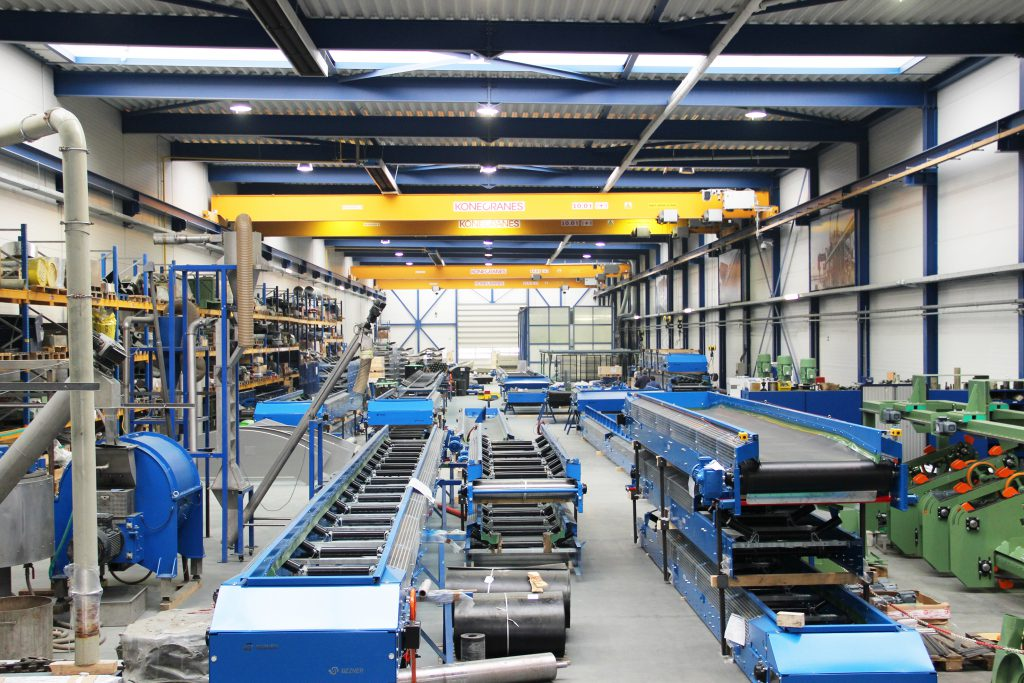
#> input picture Paper-1/Unit-1/ii.jpg, 1024 x 683 px
$ jupyter execute 1_Sobel_and_Canny.ipynb   (older library calls are emulated)
#> lines starting #> are read from the running program, lines starting #| are printed output that depends on the picture; after the words box and inside, x2 and y2 are one past the last pixel; in counts of white or black regions, pixels touching at a corner belong together
[cell 1]
import cv2
import numpy as np
import matplotlib.pyplot as plt
#from google.colab.patches import cv2_imshow

[cell 2]
img = cv2.imread('ii.jpg', cv2.IMREAD_GRAYSCALE)
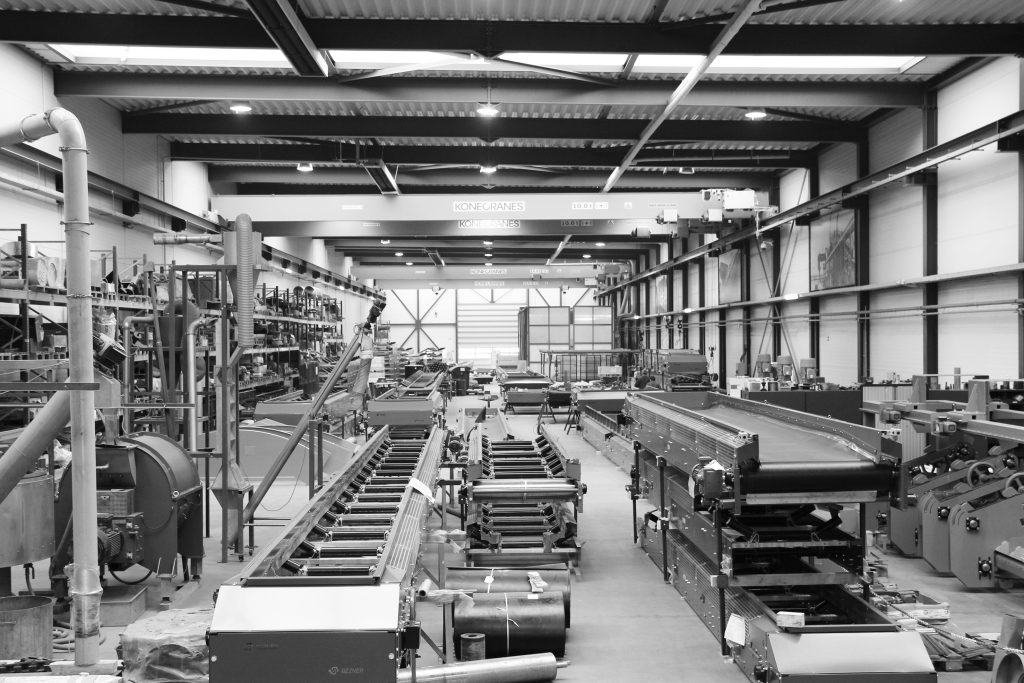
#> img: shape (683, 1024); min 0, max 255, mean 121.5

[cell 3]
#cv2_imshow(img)

[cell 4]
blurred = cv2.GaussianBlur(img, (5, 5), 0)

[cell 5]
sobelx = cv2.Sobel(blurred, cv2.CV_64F, 1, 0, ksize=3)  # X direction
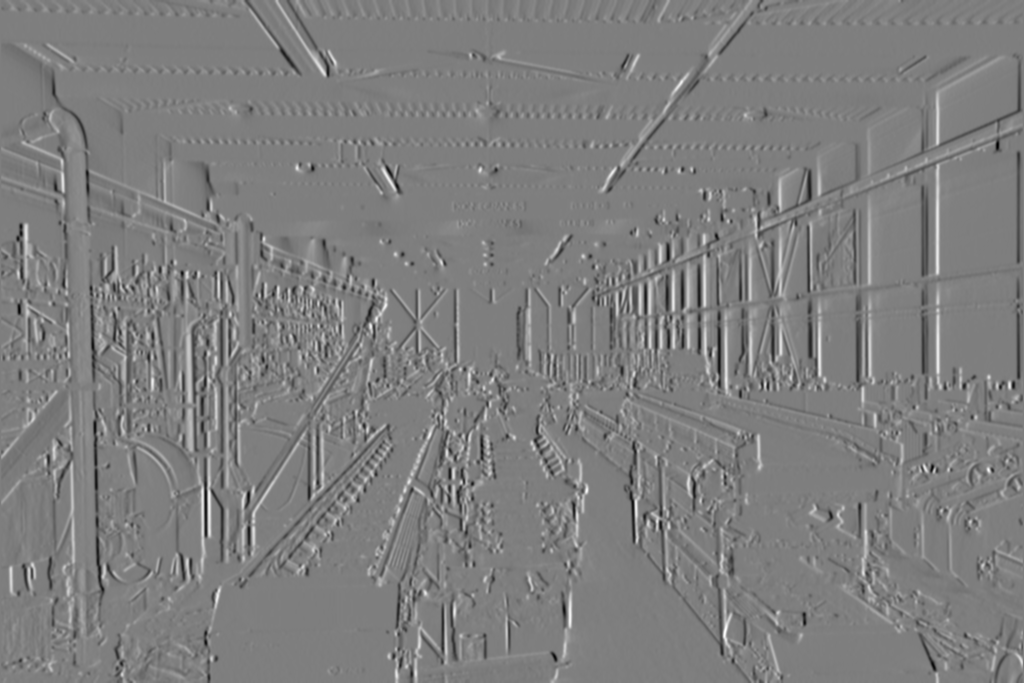
#> sobelx: shape (683, 1024) float64; min -511, max 517, mean -0.3; drawn with min black and max white
sobely = cv2.Sobel(blurred, cv2.CV_64F, 0, 1, ksize=3)  # Y direction
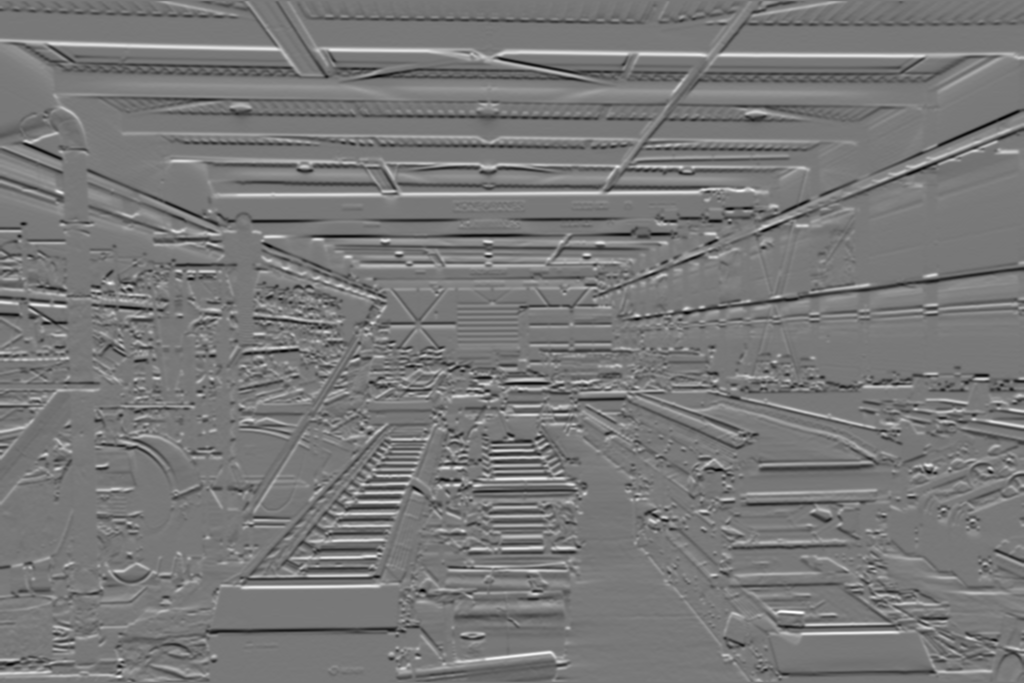
#> sobely: shape (683, 1024) float64; min -514, max 573, mean 0.2; drawn with min black and max white

[cell 6]
sobel_magnitude = cv2.magnitude(sobelx, sobely)
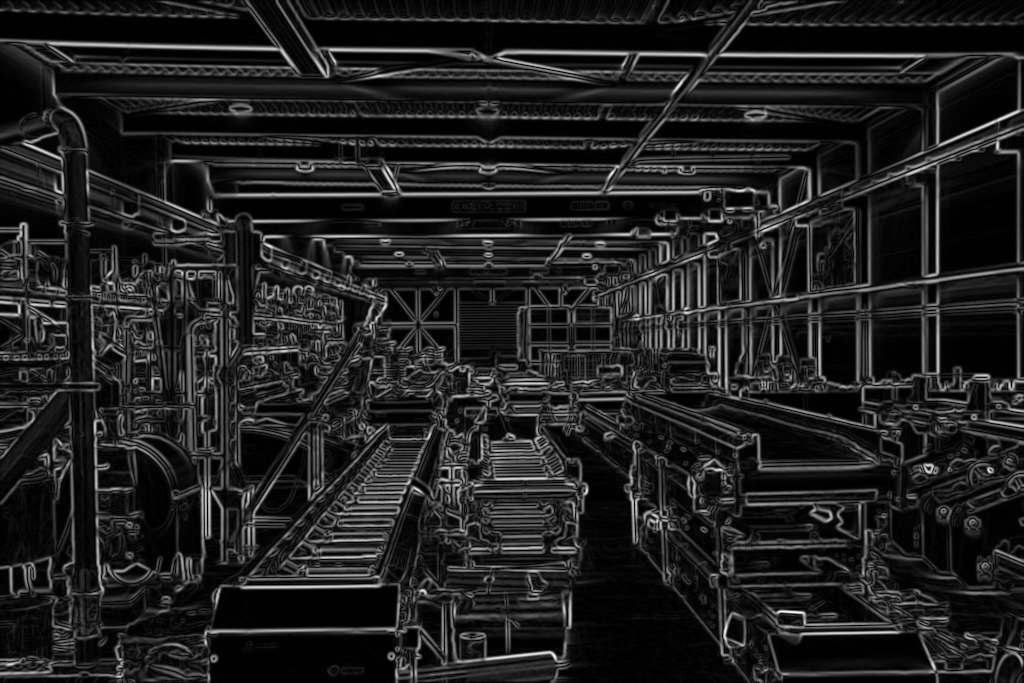
#> sobel_magnitude: shape (683, 1024) float64; min 0, max 574.2, mean 75; drawn with min black and max white
sobel_magnitude = cv2.convertScaleAbs(sobel_magnitude)
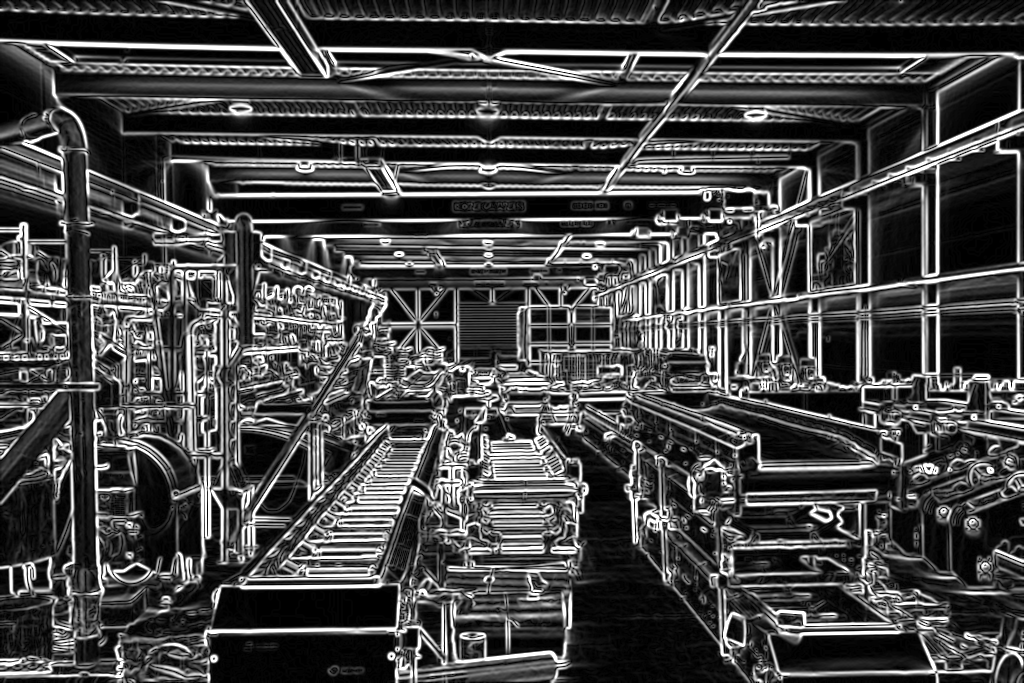
#> sobel_magnitude: shape (683, 1024); min 0, max 255, mean 71.8

[cell 7]
titles = ['Original', 'Sobel X', 'Sobel Y', 'Sobel Magnitude']
images = [img, sobelx, sobely, sobel_magnitude]

plt.figure(figsize=(12, 6))
for i in range(4):
    plt.subplot(2, 2, i+1)
    plt.imshow(images[i], cmap='gray')
    plt.title(titles[i])
    plt.axis('off')
plt.show()

[cell 8]
canny_edges = cv2.Canny(blurred, 100, 200)
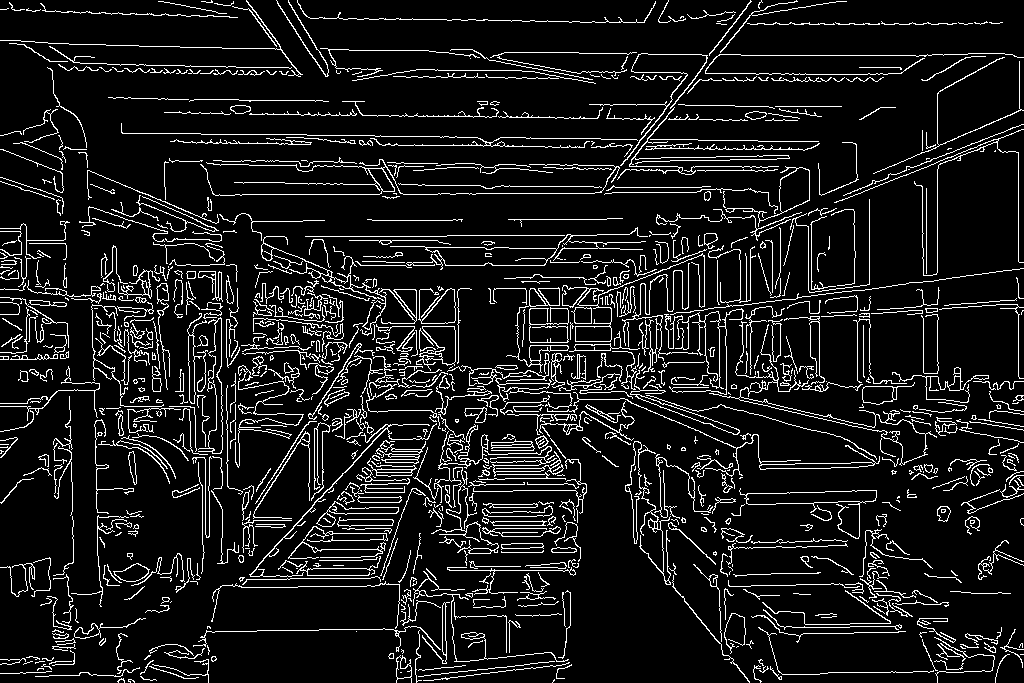
#> canny_edges: shape (683, 1024); 9.8% white in thin lines or dots

[cell 9]
plt.figure(figsize=(10, 5))

plt.subplot(1, 2, 1)
plt.imshow(img, cmap='gray')
plt.title('Original Image')
plt.axis('off')

plt.subplot(1, 2, 2)
plt.imshow(canny_edges, cmap='gray')
plt.title('Canny Edges')
plt.axis('off')

plt.show()

$ run again, with Paper-1/Unit-1/003.png saved as Paper-1/Unit-1/ii.jpg
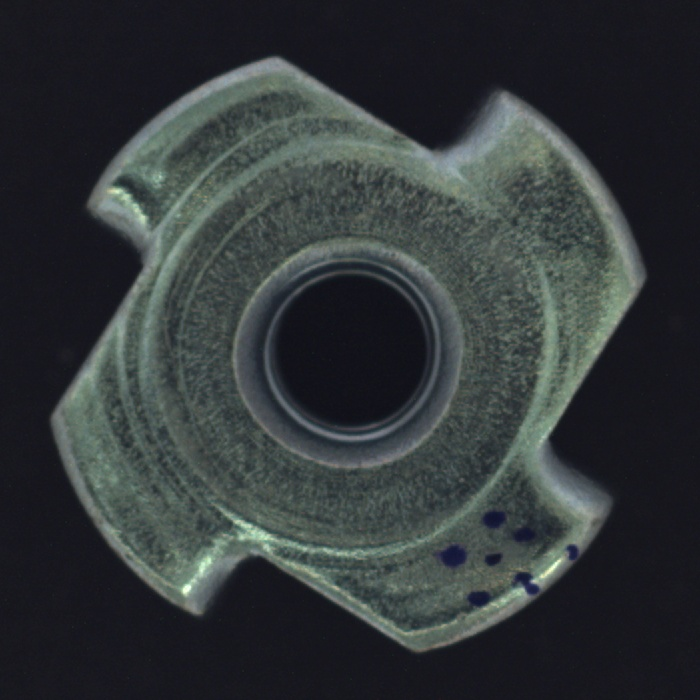
#> input picture Paper-1/Unit-1/003.png, 700 x 700 px
#> `sobely = cv2.Sobel(blurred, cv2.CV_64F, 0, 1, ksize=3)`:
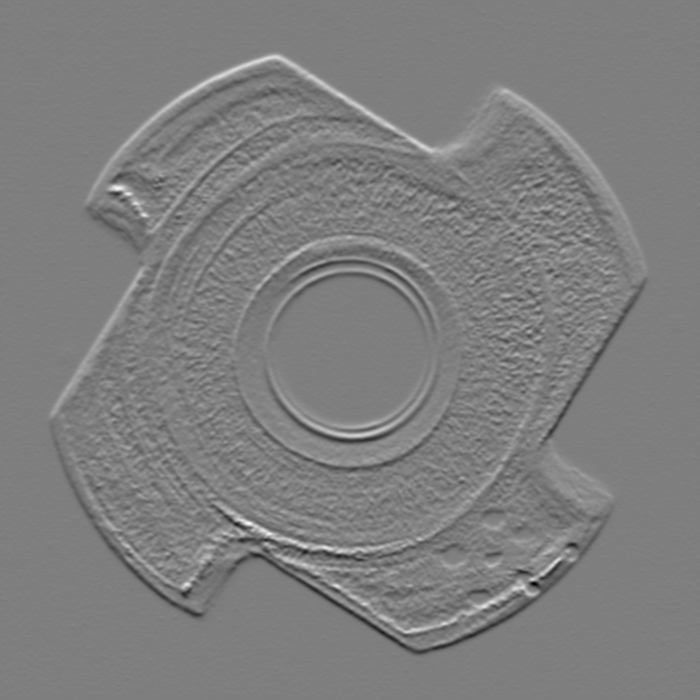
#> sobely: shape (700, 700) float64; min -245, max 248, mean 0; drawn with min black and max white
#> `canny_edges = cv2.Canny(blurred, 100, 200)`:
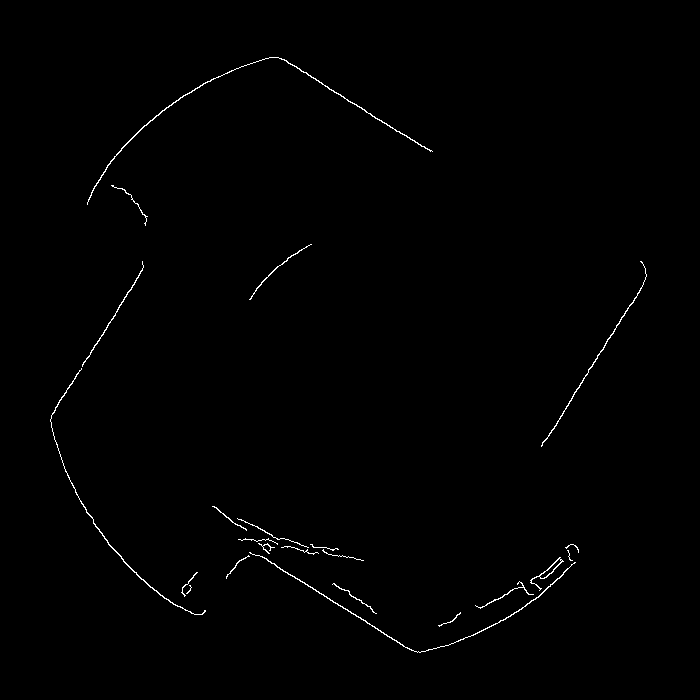
#> canny_edges: shape (700, 700); 0.59% white in thin lines or dots, all inside (x1, y1, x2, y2) = (50, 57, 647, 653)
